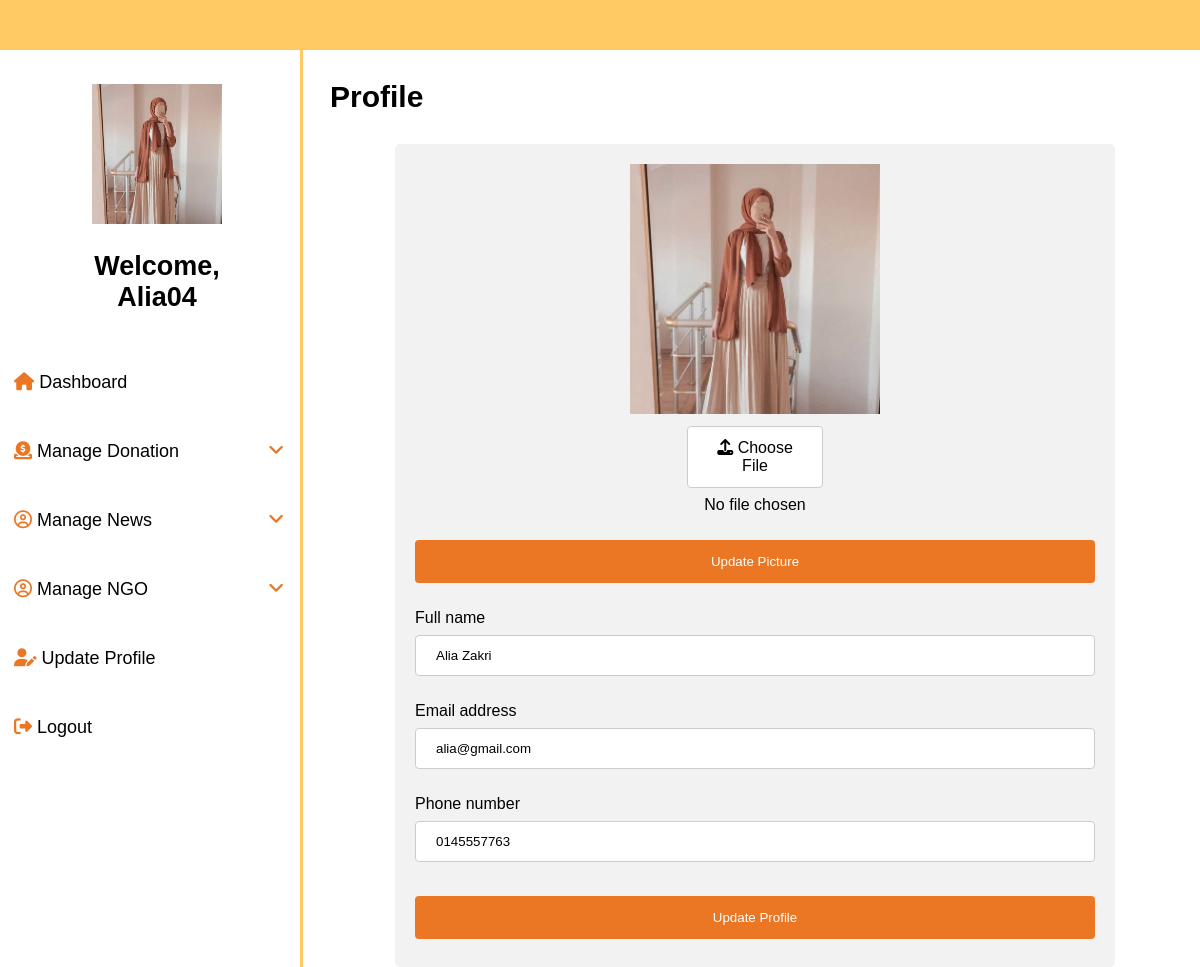
/staff/staff_profile.php (signed in), run on the app's committed database.
### tables this page shows
CREATE TABLE `users` (
  `user_id` int(50) NOT NULL,
  `username` varchar(50) NOT NULL,
  `user_fname` varchar(50) NOT NULL,
  `user_email` varchar(50) NOT NULL,
  `password` varchar(20) NOT NULL,
  `role` varchar(15) NOT NULL,
  `phone` varchar(12) NOT NULL,
  `image` longblob NOT NULL,
  `date_joined` timestamp NOT NULL DEFAULT CURRENT_TIMESTAMP ON UPDATE CURRENT_TIMESTAMP,
  `region` varchar(30) NOT NULL
);

### staff/staff_profile.php (the view, shortened to what this page needs)
<?php
include("../includes/dbconnection.php");
?>
<!DOCTYPE html>
<html>
	<head>
		<link rel="stylesheet"href="../css/style2.css"type="text/css">
	</head>
	<body>
		<header>
		</header>
		<nav>
			<?php
		        $sql="SELECT * FROM users WHERE user_id='".$_SESSION['user_id']."'";
		        $result = mysqli_query($conn,$sql);
		        if ($result == TRUE) {
		            while($row = mysqli_fetch_array($result)) {
            ?>
			<li>
				<center>
					<br><br>
					<?php
						$img=$row['image'];
						if (empty($img)) {
							$img="../images/placeholder.jpg";
						}
						else
							$img="../images/$img";
					?>
					<img src="<?php echo $img; ?>" width="130" height="140" alt="">
					<h2>Welcome, <br><?php echo $_SESSION["username"]; ?></h2>
				</center>
			</li>
			<li><a href="staff_dashboard.php"><i class="fas fa-home"></i>  Dashboard</a></li>
			<li><button class="dropdown-btn"><i class="fas fa-donate"></i>  Manage Donation<i class="fas fa-angle-down"></i></button>
			</li>
			<li><button class="dropdown-btn"><i class="far fa-user-circle"></i>  Manage News<i class="fas fa-angle-down"></i></button>
			</li>
			<li><button class="dropdown-btn"><i class="far fa-user-circle"></i>  Manage NGO<i class="fas fa-angle-down"></i></button>
			</li>
			<li><a href="staff_profile.php"><i class="fas fa-user-edit"></i> Update Profile</a></li>
			<li><a href="../includes/logout.php"><i class="fas fa-sign-out-alt"></i>  Logout</a></li><br><br>
		</nav>
		<section>
			<article>
				<h1>Profile</h1>
				<div class="add">
					<form action="includes/staff_updateactionpic.php" method="POST">
                            <center>
        					<?php
								$img1=$row['image'];
								if (empty($img1)) {
									$img1="../images/placeholder.jpg";
								}
								else
									$img1="../images/$img1";
							?>
							<img src="<?php echo $img1; ?>" width="250" height="250" alt="">
							<br>
							<label for="actual-btn" id="custom"><i class="fas fa-upload"></i> Choose File</label>
							<br>
							<span id="file-chosen">No file chosen</span>
							<br>
							<input type="submit" value="Update Picture">
						</center>
        			</form>
					<form action="includes/staff_updateaction.php" method="post">
						<br>
					  	<label for="fname">Full name</label><br>
					  	<input type="text" id="fname" name="fname" value="<?php echo $row['user_fname']; ?> "><br><br>
					  	<label for="email">Email address</label><br>
					  	<input type="text" id="email" name="email" value="<?php echo $row['user_email']; ?> "><br><br>
					  	<label for="phone">Phone number</label><br>
					  	<input type="tel" id="phone" name="phone" value="<?php echo $row['phone']; ?> " patern="[0-9]{3}[0-9]{3}[0-9]{4}" minlength="9" maxlength="11"><br><br>
						<input type="submit" value="Update Profile">
						<?php
						}}
						else
						{
							echo "0 result";
						}
						?>
					</form>
				</div>
			</article>
		</section>
	</body>
</html>

### css/style2.css (style rules this page uses)
html { font-family: arial; }
body { margin: 0; }
header { background-color: #ffc963; height: 50px; position: relative; width: 100%; z-index: 2; }
article { margin-left: 310px; padding: 0px 20px; }
h1 { font-size: 30px; }
nav { height: 100%; width: 300px; position: fixed; z-index: 1; top: 0; left: 0; background-color: white; overflow-x: hidden; padding-top: 30px; border-right: 3px solid; border-color: #ffc963; }
nav li, nav a, .dropdown-btn { padding: 12px 15px 12px 7px; text-decoration: none; font-size: 18px; color: black; display: block; border: none; background: none; width: 100%; text-align: left; outline: none; font-family: arial; }
nav a , .dropdown-btn { cursor: pointer; }
.fa-angle-down { float: right; padding-right: 8px; color: #eb7623; }
.fa-home, .fa-user-circle, .fa-donate, .fa-sign-out-alt, .fa-edit, .fa-user-edit, .fa-comments { color: #eb7623; }
.add input[type=text], input[type=password], textarea, select, datalist, input[type=number], input[type="tel"] { width: 100%; padding: 12px 20px; margin: 8px 0; display: inline-block; border: 1px solid #ccc; border-radius: 4px; box-sizing: border-box; }
.add input[type=submit] { width: 100%; background-color: #eb7623; color: white; padding: 14px 20px; margin: 8px 0; border: none; border-radius: 4px; cursor: pointer; }
#custom { width: 20%; padding: 12px 20px; margin: 8px 0; display: inline-block; background-color: white; border: 1px solid #ccc; border-radius: 4px; box-sizing: border-box; cursor: pointer; }
.add { border-radius: 5px; background-color: #f2f2f2; padding: 20px; width: 80%; margin: 0 auto; }

### data on the page
users: image (picture), fname "Alia Zakri", email "alia@gmail.com", phone "0145557763"
